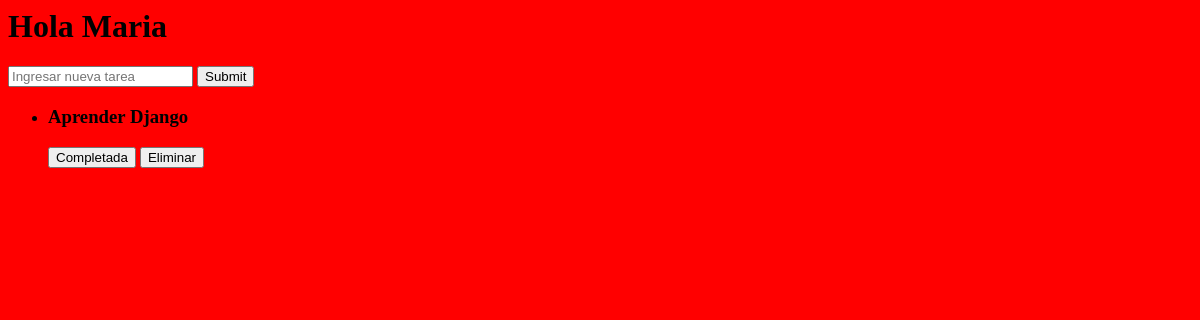
The page /gestionTareas/2 on the database as committed earlier.
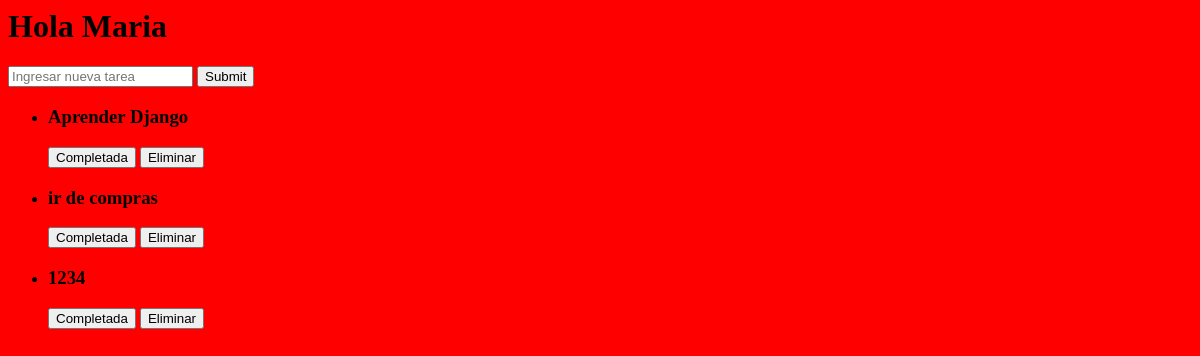
The same page on the database as committed later.
### pagina/models.py (models this page shows, shortened)
class Usuario( models.Model ):
	nombre = models.CharField( max_length = 50 )
	contrasenia = models.CharField( max_length = 15 )
	dia_registro = models.DateTimeField("Dia registro")

class Tarea( models.Model ):
	usuario = models.ForeignKey( Usuario, on_delete=models.CASCADE )
	nombreTarea = models.CharField( max_length = 60)
	estado = models.BooleanField( default = False )
	inicio = models.DateTimeField('Dia de inicio')
	finalizar = models.DateTimeField('Plazo maximo')

### gestionTareas/views.py (the view, shortened to what this page needs)
# urls.py: path("<int:usuario_id>", views.gestionTareas, name="gestionTareas"),
def gestionTareas( request, usuario_id ):
	usuario = Usuario.objects.get( pk=usuario_id)
	return render( request, 'gestionTareas/index.html', {
				'usuario': usuario
			})

### gestionTareas/templates/gestionTareas/index.html (shortened to what this page needs)
{% load static %}
<link rel="stylesheet"  href="{% static 'gestionTareas/style.css' %}">
<header>
	<h1>Hola {{usuario.nombre}}</h1>
</header>
<main>
	<section>
		<form action="" method="post">
			<input type="text" name="nuevaTarea" placeholder="Ingresar nueva tarea" required>
			<input type="submit" valor="Agregar tarea">
		</form>
	</section>
	<section>
		<ul>
			{% for tarea in usuario.tarea_set.all %}
				<li>
					<h3>{{ tarea.nombreTarea}} </h3>
					<button>Completada</button>
					<button>Eliminar</button>
				</li>
			{% endfor %}
		</ul>
	</section>
</main>

Rows that differ between the two databases and show on the page:
added Tarea: nombreTarea "ir de compras"
added Tarea: nombreTarea "1234"
